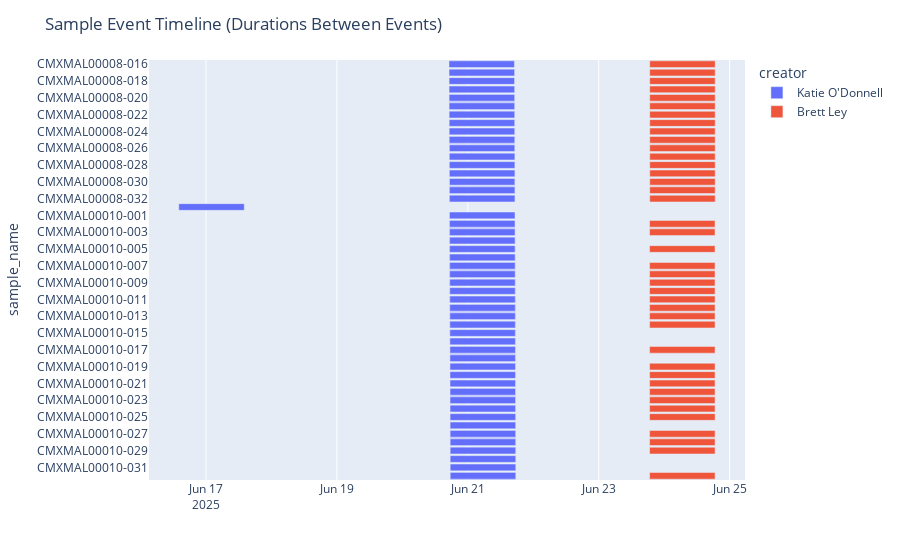

Notebook cell for this chart:
### Code cell
build_timeline(client, False)
